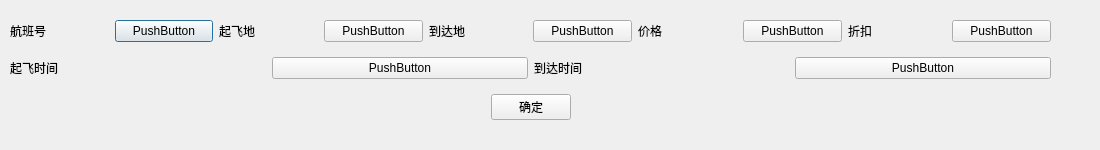
<?xml version="1.0" encoding="UTF-8"?>
<ui version="4.0">
 <class>Dialog_ed_plane</class>
 <widget class="QDialog" name="Dialog_ed_plane">
  <property name="geometry">
   <rect>
    <x>0</x>
    <y>0</y>
    <width>1100</width>
    <height>150</height>
   </rect>
  </property>
  <property name="minimumSize">
   <size>
    <width>1100</width>
    <height>100</height>
   </size>
  </property>
  <property name="maximumSize">
   <size>
    <width>1100</width>
    <height>150</height>
   </size>
  </property>
  <property name="windowTitle">
   <string>Dialog</string>
  </property>
  <widget class="QWidget" name="">
   <property name="geometry">
    <rect>
     <x>10</x>
     <y>11</y>
     <width>1041</width>
     <height>121</height>
    </rect>
   </property>
   <layout class="QVBoxLayout" name="verticalLayout">
    <item>
     <layout class="QHBoxLayout" name="horizontalLayout">
      <item>
       <widget class="QLabel" name="label">
        <property name="text">
         <string>航班号</string>
        </property>
       </widget>
      </item>
      <item>
       <widget class="QPushButton" name="btn_fn">
        <property name="text">
         <string>PushButton</string>
        </property>
       </widget>
      </item>
      <item>
       <widget class="QLabel" name="label_2">
        <property name="text">
         <string>起飞地</string>
        </property>
       </widget>
      </item>
      <item>
       <widget class="QPushButton" name="btn_tc">
        <property name="text">
         <string>PushButton</string>
        </property>
       </widget>
      </item>
      <item>
       <widget class="QLabel" name="label_3">
        <property name="text">
         <string>到达地</string>
        </property>
       </widget>
      </item>
      <item>
       <widget class="QPushButton" name="btn_lc">
        <property name="text">
         <string>PushButton</string>
        </property>
       </widget>
      </item>
      <item>
       <widget class="QLabel" name="label_6">
        <property name="text">
         <string>价格</string>
        </property>
       </widget>
      </item>
      <item>
       <widget class="QPushButton" name="btn_p">
        <property name="text">
         <string>PushButton</string>
        </property>
       </widget>
      </item>
      <item>
       <widget class="QLabel" name="label_7">
        <property name="text">
         <string>折扣</string>
        </property>
       </widget>
      </item>
      <item>
       <widget class="QPushButton" name="btn_d">
        <property name="text">
         <string>PushButton</string>
        </property>
       </widget>
      </item>
     </layout>
    </item>
    <item>
     <layout class="QHBoxLayout" name="horizontalLayout_2">
      <item>
       <widget class="QLabel" name="label_4">
        <property name="text">
         <string>起飞时间</string>
        </property>
       </widget>
      </item>
      <item>
       <widget class="QPushButton" name="btn_tt">
        <property name="text">
         <string>PushButton</string>
        </property>
       </widget>
      </item>
      <item>
       <widget class="QLabel" name="label_5">
        <property name="text">
         <string>到达时间</string>
        </property>
       </widget>
      </item>
      <item>
       <widget class="QPushButton" name="btn_at">
        <property name="text">
         <string>PushButton</string>
        </property>
       </widget>
      </item>
     </layout>
    </item>
    <item>
     <layout class="QHBoxLayout" name="horizontalLayout_3">
      <item>
       <spacer name="horizontalSpacer">
        <property name="orientation">
         <enum>Qt::Horizontal</enum>
        </property>
        <property name="sizeHint" stdset="0">
         <size>
          <width>40</width>
          <height>20</height>
         </size>
        </property>
       </spacer>
      </item>
      <item>
       <widget class="QPushButton" name="pushButton">
        <property name="text">
         <string>确定</string>
        </property>
       </widget>
      </item>
      <item>
       <spacer name="horizontalSpacer_2">
        <property name="orientation">
         <enum>Qt::Horizontal</enum>
        </property>
        <property name="sizeHint" stdset="0">
         <size>
          <width>44</width>
          <height>20</height>
         </size>
        </property>
       </spacer>
      </item>
     </layout>
    </item>
   </layout>
  </widget>
  <zorder>layoutWidget</zorder>
  <zorder></zorder>
  <zorder>pushButton</zorder>
  <zorder>horizontalSpacer</zorder>
  <zorder>horizontalSpacer_2</zorder>
  <zorder>horizontalSpacer_2</zorder>
 </widget>
 <resources/>
 <connections/>
</ui>
